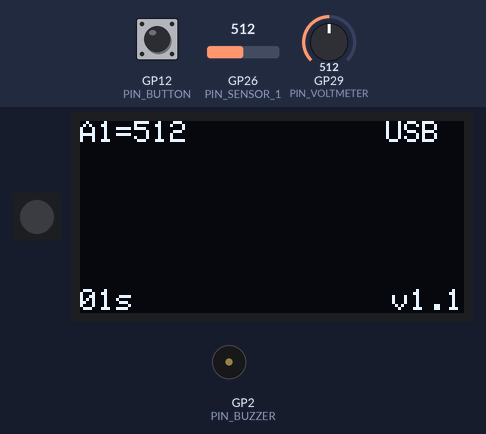
Recording of a sketch running on a simulated Raspberry Pi Pico. Shown: 1 RGB LEDs in strip order, left to right, 128×64 one-colour display, buzzer (waves = sounding). Inputs (shaded band) come from the test bench; at power-on: GP26 (PIN_SENSOR_1) = 512, GP29 (PIN_VOLTMETER) = 512, GP12 (PIN_BUTTON) HIGH. Dim RGB values are drawn brighter than linear; what the sketch prints to the serial monitor is not drawn.

Above: at 1.2 s.
1.3 s: GP26 (PIN_SENSOR_1) set to 477
At 1.95 s:
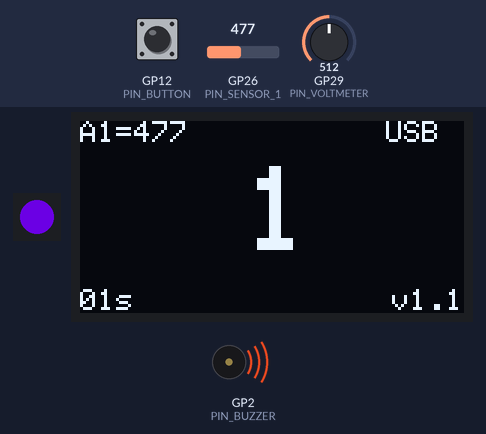
3.2 s: GP29 (PIN_VOLTMETER) set to 733
6.2 s: GP29 (PIN_VOLTMETER) set to 763
At 6.95 s:
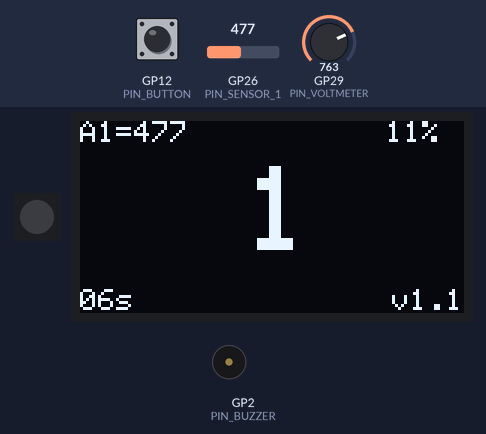
8.6 s: GP26 (PIN_SENSOR_1) set to 306
At 9.5 s:
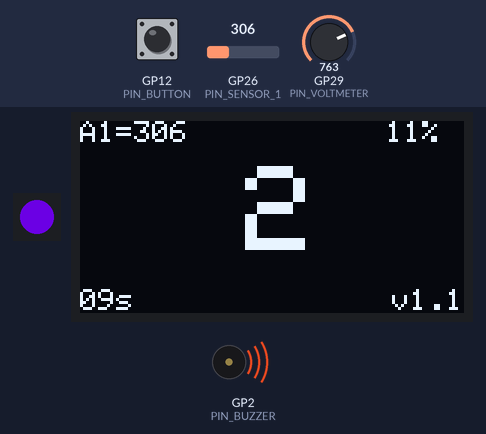
10.6 s: GP12 (PIN_BUTTON) pulled LOW for 1 s
At 11.18 s:
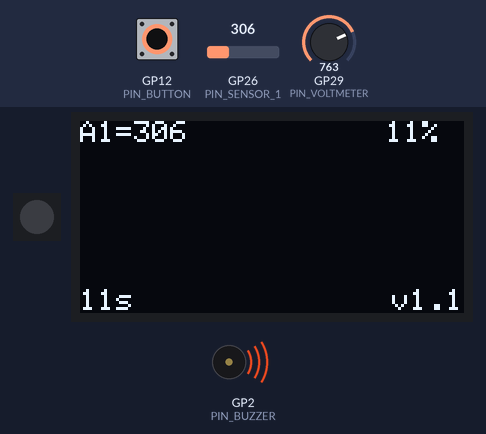
13.1 s: GP12 (PIN_BUTTON) pulled LOW for 1 s
At 15.3 s:
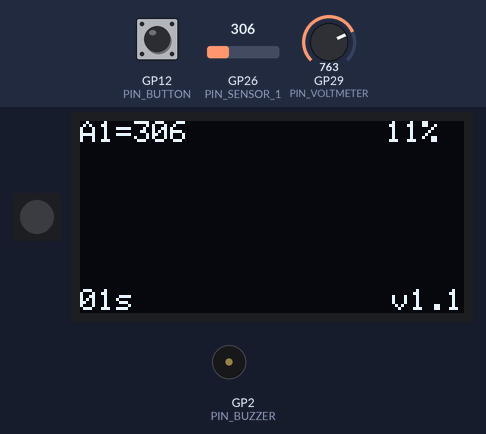
Timing chart, 0 to 16.6 s (numbered marks = the images above; inputs shaded):
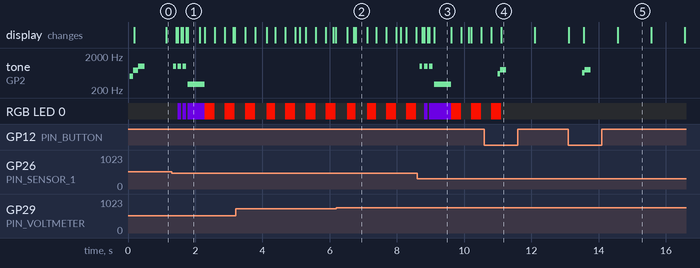

Measured:
- the behaviour switches between 491 and 490 on GP26 (PIN_SENSOR_1) (found by bisection; images 0 and 1)
- the behaviour switches between 744 and 745 on GP29 (PIN_VOLTMETER) (found by bisection; images 1 and 2)
- after the input at 1.3 s, tone on GP2 (PIN_BUZZER): plays 1000 Hz for 0.09 s, 1000 Hz for 0.10 s, 1000 Hz for 0.10 s, 300 Hz for 0.50 s, starting after 0.05 s; the display: changes after 0.13 s (image 1)
- after the input at 6.2 s, the display: first changes after 0.32 s (image 2 shows a later state)
- after the input at 8.6 s, tone on GP2 (PIN_BUZZER): plays 1000 Hz for 0.08 s, 1000 Hz for 0.10 s, 1000 Hz for 0.10 s, 300 Hz for 0.50 s, starting after 0.08 s
- after the input at 10.6 s, tone on GP2 (PIN_BUZZER): silent → 600 Hz after 0.40 s, → 800 Hz 0.08 s later, → silent 0.18 s later
- after the input at 13.1 s, tone on GP2 (PIN_BUZZER): silent → 640 Hz after 0.41 s, → 800 Hz 0.08 s later, → silent 0.18 s later

The sketch:

main_v3.ino
```cpp
#define FIRMWARE_VERSION "v1.1" //Valkor 2026-3-10

#define PIN_BUTTON 12
#define PIN_OLED_SDA 8
#define PIN_OLED_SCL 9
#define PIN_SENSOR_1 26
//#define PIN_SENSOR_2 27 //not used yet
#define PIN_VOLTMETER 29
#define PIN_BUZZER 2
#define RESET_BUTTON_HOLD_MS 400
#define AUTOSAVE_INTERVAL_MS 5000 // testing, normally 10min

#include <atomic>
#include <EEPROM.h>
#include "button.hpp"
#include "oled.hpp"
#include "nitsmeter.hpp"
#include "buzzer.hpp"
#include "voltmeter.hpp"
#include <pico/multicore.h>

// ---------------- shared data ----------------
struct saved_data_t {
    uint8_t flicker_count;
    uint16_t time_5min_units; // 1 unit = 5 minutes
};

std::atomic<uint16_t> flicker_count(0);
std::atomic<uint32_t> stopwatch_seconds(0);
std::atomic<uint16_t> adc_value(0);
std::atomic<uint8_t> hours_atomic(0);
std::atomic<uint8_t> minutes_atomic(0);
std::atomic<uint8_t> seconds_atomic(0);
std::atomic<bool> usb_disconnected(false);
std::atomic<bool> update_flicker(false);
std::atomic<bool> core1_pause_request(false);
std::atomic<bool> core1_paused(false);
std::atomic<bool> save_requested(false);

saved_data_t saved_data;
uint32_t last_save_ms = 0;
uint32_t last_stopwatch_ms = 0;

// ---------------- core1 loop ----------------
Button button(PIN_BUTTON, RESET_BUTTON_HOLD_MS);
NitsMeter sensor1(PIN_SENSOR_1);
Buzzer buzzer(PIN_BUZZER);
Voltmeter voltmeter(PIN_VOLTMETER);

void core1_loop() {
    unsigned long last_stopwatch_ms_local = millis(); // local reference
    while(true) {
        // check for pause request
        if (core1_pause_request.load()) {
            Serial.println("p1");
            core1_paused.store(true);
            while(core1_pause_request.load()) delay(1);
            delay(9);
            core1_paused.store(false);
            Serial.println("p2");
        }

        // 1 kHz sensor read
        sensor1.operate();
        adc_value.store(sensor1.get_adc());

        // flicker detection
        if (sensor1.get_flicker() > 0) {
            flicker_count.fetch_add(1);
            update_flicker.store(true);
            buzzer.effect_flicker();
        }

        // button
        if (button.operate() == BUTTON_HOLD) {
            if (flicker_count.load() == 0) {
                stopwatch_seconds.store(0);
                last_stopwatch_ms_local = millis(); // reset timer reference
                buzzer.effect_reset2();
            } else {
                flicker_count.store(0);
                update_flicker.store(true);
                buzzer.effect_reset();
            }
            save_requested.store(true);// request save on core0
        }

        buzzer.operate(flicker_count.load() > 0);
        voltmeter.operate();

        // ---------- stopwatch update ----------
        unsigned long now = millis();
        if (now - last_stopwatch_ms_local >= 1000) {
            last_stopwatch_ms_local += 1000;
            stopwatch_seconds.fetch_add(1);
        }

    }
}

// ---------------- core0 OLED + EEPROM ----------------
Display oled(PIN_OLED_SDA, PIN_OLED_SCL);

void setup() {
    Serial.begin(9600);
    //EEPROM.begin(sizeof(saved_data_t));
    //EEPROM.get(0, saved_data);

    flicker_count.store(saved_data.flicker_count);
    stopwatch_seconds.store(saved_data.time_5min_units * 300); // 5 min units -> seconds


    oled.begin();
    buzzer.effect_turnon();
    if (flicker_count.load()) oled.set_flicker(flicker_count.load());

    multicore_launch_core1(core1_loop);
}

void safe_eeprom_commit() {
    Serial.print("s1");
    if (flicker_count.load() <= 127){
        saved_data.flicker_count = flicker_count.load();
    }else{
        saved_data.flicker_count = 127;
    }
    saved_data.time_5min_units = stopwatch_seconds.load() / 300; // 1 unit = 5 min

    core1_pause_request.store(true);
    while (!core1_paused.load()) delay(1);
    delay(9);
    //EEPROM.put(0, saved_data);
    //EEPROM.commit();
    delay(20);
    core1_pause_request.store(false);
    save_requested.store(false);

    last_save_ms = millis();
    Serial.println("s2");
}

// ---------------- loop ----------------
void loop() {
    uint32_t now = millis();
    oled.operate();

    // copy atomic values
    uint32_t t_seconds = stopwatch_seconds.load();
    uint16_t adc = adc_value.load();
    uint8_t sec = t_seconds % 60;
    uint8_t min = (t_seconds / 60) % 60;
    uint16_t hrs = t_seconds / 3600;

    hours_atomic.store(hrs);
    minutes_atomic.store(min);
    seconds_atomic.store(sec);

    // update OLED
    oled.set_adc_value(adc);
    oled.set_hours(hrs);
    oled.set_minutes(min);
    oled.set_seconds(sec);
    oled.set_USB(voltmeter.get_status() == BATTERY_DISCONNECTED);
    oled.set_battery(voltmeter.get_string(PERCENTAGE));
    if (update_flicker.load()) {
        oled.set_flicker(flicker_count.load());
        update_flicker.store(false);
    }

    // autosave
    if (now - last_save_ms > AUTOSAVE_INTERVAL_MS or save_requested.load()) {
        safe_eeprom_commit();
    }

}//loop0
```

button.hpp
```cpp
// valkor 2026-1-24
//only registers clicks and holds (holds do not require button release)
//TODO do we really need a library for this?  its just input_pulldowns no??
#pragma once
#include <Pushbutton.h>

enum BUTTON_STATE : uint8_t {
	BUTTON_IDLE,
	BUTTON_HOLD,
	BUTTON_CLICK
};

class Button {
private:
	Pushbutton button;
	unsigned long press_start_ms = 0;
	unsigned long hold_time_ms;
	bool hold_fired = false;

public:
	// hold_time_ms = threshold in milliseconds
	Button(uint8_t pin, unsigned long hold_time_ms)
		: button(pin), hold_time_ms(hold_time_ms) {}

BUTTON_STATE operate() {
	unsigned long now = millis();

	// button pressed
	if (button.isPressed()) {
		if (press_start_ms == 0) {
			press_start_ms = now;
			hold_fired = false;
		}

		if (!hold_fired && (now - press_start_ms >= hold_time_ms)) {
			hold_fired = true;
			return BUTTON_HOLD;
		}

		return BUTTON_IDLE;
	}

	// button not pressed -> reset press tracking
	if (press_start_ms != 0) {
		unsigned long held_ms = now - press_start_ms;
		press_start_ms = 0;

		if (!hold_fired && held_ms < hold_time_ms) {
			return BUTTON_CLICK;
		}
	}

	return BUTTON_IDLE;
}

};//Button
```

buzzer.hpp
```cpp
#include <Arduino.h>

#include <Adafruit_NeoPixel.h>
static Adafruit_NeoPixel status_led(1, 25, NEO_GRB + NEO_KHZ800);

class Buzzer {
public:
	explicit Buzzer(uint8_t buzzer_pin)
	: buzzer_pin(buzzer_pin){
		pinMode(buzzer_pin, OUTPUT);
		//pinMode(LED_BUILTIN, OUTPUT);

		status_led.begin();
		//status_led.setBrightness(255);
		status_led.clear();
		status_led.show();

		buzzer_off();
	}

	// effect triggers
	void effect_reset()   { start_sequence(seq_reset); }
	void effect_reset2()   { start_sequence(seq_reset2); }
	void effect_flicker() { start_sequence(seq_flicker); }
	void effect_turnoff() { start_sequence(seq_turnoff); }
	void effect_turnon()  { start_sequence(seq_turnon); }
	void effect_beep()  { start_sequence(seq_beep); }

	void operate(bool idle_blink = false) {
		if (active) {
			run_effect();
			return;
		}

		if (idle_blink) {
			run_idle_blink();
		} else {
			//digitalWrite(LED_BUILTIN, LOW);
		}
	}

private:
	struct step {
		bool led_enable;
		bool sound_enable;
		uint16_t duration_ms;
		uint16_t frequency_hz;
	};

	// effect data (top-level)
	static constexpr step seq_reset[] = {
		{ false, true,  80, 600 },
		{ false, true,  160, 800 },
	};
	static constexpr step seq_reset2[] = {
		{ false, true,  80, 640 },
		{ false, true,  160, 800 },
	};

	static constexpr step seq_flicker[] = {
		{ true,  true,  80, 1000 },
		{ false, false, 40,  0    },
		{ true,  true,  80, 1000 },
		{ false, false, 40,  0    },
		{ true,  true,  80, 1000 },
		{ false, false, 40,  0    },
		{ true,  true,  500, 300  },
	};

	static constexpr step seq_turnoff[] = {
		{ true, true, 700,  350 },
		{ true, true, 800,  150 },
		{ true, true, 1000, 50  },
	};

	static constexpr step seq_turnon[] = {
		{ false, true, 100, 500 },
		{ false, true, 150, 750 },
		{ false, true, 200, 1000 },
	};

	static constexpr step seq_beep[] = {
		{ false, true, 100, 850 },
	};


	uint8_t buzzer_pin;
	const step* current = nullptr;
	size_t step_count = 0;
	size_t step_index = 0;
	bool active = false;
	unsigned long step_start_ms = 0;

	bool idle_led_state = false;
	unsigned long idle_led_ms = 0;
	static constexpr uint16_t idle_blink_period_ms = 300;


	template <size_t N>
	void start_sequence(const step (&seq)[N]) {
		current = seq;
		step_count = N;
		step_index = 0;
		active = true;
		step_start_ms = millis();
		apply_step();
	}

	void run_effect() {
		unsigned long now = millis();
		if (now - step_start_ms < current[step_index].duration_ms) return;

		step_index++;
		if (step_index >= step_count) {
			buzzer_off();
			active = false;
			return;
		}

		step_start_ms = now;
		apply_step();
	}

	void apply_step() {
		if (current[step_index].sound_enable) {
			tone(buzzer_pin, current[step_index].frequency_hz);
		} else {
			noTone(buzzer_pin);
		}

		//digitalWrite(
		//	LED_BUILTIN,
		//	current[step_index].led_enable ? HIGH : LOW
		//);
		if (current[step_index].led_enable) {
			status_led.setPixelColor(0, status_led.Color(80, 0, 170));
		} else {
			status_led.setPixelColor(0, 0);
		}
		status_led.show();
	}

	void run_idle_blink() {
		unsigned long now = millis();
		if (now - idle_led_ms >= idle_blink_period_ms) {
			idle_led_ms = now;
			idle_led_state = !idle_led_state;
			//digitalWrite(LED_BUILTIN, idle_led_state ? HIGH : LOW);
			if (idle_led_state) {
				status_led.setPixelColor(0, status_led.Color(240, 15, 0));
			} else {
				status_led.setPixelColor(0, 0);
			}
			status_led.show();
		}
	}

	void buzzer_off() {
		noTone(buzzer_pin);
		//digitalWrite(LED_BUILTIN, LOW);
		status_led.setPixelColor(0, 0);
		status_led.show();
	}
};
```

nitsmeter.hpp
```cpp
class NitsMeter {
public:
	explicit NitsMeter(uint8_t pin)
		: pin(pin),
		last_flicker_time(0)
	{
		for (size_t i = 0; i < HISTORY_SIZE; i++) {
			adc_history[i] = 0;
		}
		last_read_time = 0;
		adc_sum = 0;
		flicker_start_ms = 0;
		flicker_end_ms = 0;
	}

    void operate(){
        unsigned long now = millis();
        if (now - last_read_time >= 1) { // read once per ms
            read_adc();
            check_flicker();
            last_read_time = now;
        }
    }

    uint16_t get_adc(){
        return adc_sum / HISTORY_SIZE;
    }

	uint16_t get_nits() {
		return map_lookup(get_adc());
	}

	unsigned long get_flicker() {
		if (flicker_start_ms > 0 && flicker_end_ms > 0) {
			unsigned long duration = flicker_end_ms - flicker_start_ms;
			flicker_start_ms = 0; // clear after reporting
            flicker_end_ms = 0; // clear after reporting
			return duration;
		}
		return 0;
	}

private:

  void read_adc() {
			adc_sum -= adc_history[history_index];
			adc_history[history_index] = analogRead(pin);
			adc_sum += adc_history[history_index];

			history_index = (history_index + 1) % HISTORY_SIZE;
	}

	void check_flicker() {
    uint16_t avg = adc_sum / HISTORY_SIZE;
    uint16_t current = adc_history[(history_index + HISTORY_SIZE - 1) % HISTORY_SIZE];

    unsigned long now = millis();

    // ignore detection if last flicker too recent
    if (now - last_flicker_time < 500) return;

    if (avg > current && (avg - current) > MAGNITUDE_THRESHOLD) {
        if (flicker_start_ms == 0) {
            flicker_start_ms = now;
        }
    } else {
        if (flicker_start_ms != 0 && flicker_end_ms == 0) {
            flicker_end_ms = now;
            last_flicker_time = flicker_end_ms; // mark end for rate limiting
        }
    }
	}


  uint16_t map_lookup(uint16_t in_val) const {
		if (in_val <= map_table[0].in_val) {
			return map_table[0].out_val;
		}
		if (in_val >= map_table[map_table_size - 1].in_val) {
			return map_table[map_table_size - 1].out_val;
		}
		for (size_t i = 0; i < map_table_size - 1; i++) {
			const auto &p1 = map_table[i];
			const auto &p2 = map_table[i + 1];
			if (in_val >= p1.in_val && in_val <= p2.in_val) {
				float ratio = float(in_val - p1.in_val) / float(p2.in_val - p1.in_val);
				return p1.out_val + ratio * (p2.out_val - p1.out_val);
			}
		}
		return 0;
	}

private:
	struct map_point_t {
		uint16_t in_val;
		uint16_t out_val;
	};

	static constexpr map_point_t map_table[] = {
		{20, 0},
		{136, 32},
		{152, 37},
		{174, 47},
		{191, 53},
		{211, 62},
		{262, 85},
		{289, 100},
		{319, 120},
		{354, 144},
		{401, 181},
		{433, 218},
		{453, 234},
		{493, 284},
		{562, 388},
		{623, 517},
		{682, 701},
		{1023, 1500}
	};

	static constexpr size_t map_table_size = sizeof(map_table) / sizeof(map_table[0]);
	static constexpr size_t HISTORY_SIZE = 50;
	static constexpr uint16_t MAGNITUDE_THRESHOLD = 20;

	unsigned long last_flicker_time;

	uint8_t pin;
	uint16_t adc_history[HISTORY_SIZE];
	size_t history_index = 0;
	uint32_t adc_sum;
	unsigned long last_read_time;

	unsigned long flicker_start_ms;
	unsigned long flicker_end_ms;
};
```

oled.hpp
```cpp
#pragma once
#include <Arduino.h>
#include <Wire.h>
#include <Adafruit_SSD1306.h>

class Display {
public:
    Display(uint8_t sda_pin, uint8_t scl_pin)
      : oled(128, 64, &Wire, -1),
        sda_pin(sda_pin),
        scl_pin(scl_pin),
        adc_value(0),
        adc_channel(1),
        flicker_count(0),
        seconds(0),
        minutes(0),
        hours(0),
        USB(false)
    {}

    bool begin(uint8_t i2c_addr = 0x3C) {
        Wire.setSDA(sda_pin);
        Wire.setSCL(scl_pin);
        Wire.begin();

        Wire.beginTransmission(i2c_addr);
        if (Wire.endTransmission() != 0) {
            Serial.println("oled not detected");
            return false;
        }

        oled.begin(SSD1306_SWITCHCAPVCC, i2c_addr);
        oled.clearDisplay();
        oled.setTextSize(1);
        oled.setTextColor(SSD1306_WHITE);
        oled.setCursor(0, 0);
        oled.display();

        last_frame_ms = millis();
        return true;
    }

    // ---------------- setters ----------------
    void set_adc_value(uint16_t value) { adc_value = value; }
    void set_adc_channel(uint16_t channel) { adc_channel = channel; }
    void set_flicker(uint16_t count) { flicker_count = count; }
    void set_seconds(uint8_t sec) { seconds = sec; }
    void set_minutes(uint8_t min) { minutes = min; }
    void set_hours(uint16_t h) { hours = h; }
    void set_USB(bool usb) { USB = usb; }
    void set_battery(const char* text) {
        strncpy(battery, text, sizeof(battery)-1);
        battery[sizeof(battery)-1] = '\0';
    }

    // call constantly from loop()
    void operate() {
        uint32_t now = millis();
        if (now - last_frame_ms < frame_interval_ms) return;
        last_frame_ms = now;

        oled.clearDisplay();

        // battery
        oled.setTextSize(1);
        oled.setCursor(102, 0);
        oled.print(battery);

        // ADC
        oled.setCursor(0, 0);
        oled.print("A");
        oled.print(adc_channel);
        oled.print("=");
        oled.print(adc_value);

        // stopwatch
        oled.setCursor(0, 56);
        if (hours > 0) {
            if (hours <= 9) oled.print("0");
            oled.print(hours);
            oled.print("h");
        }
        if (minutes > 0 || hours > 0) {
            if (minutes <= 9) oled.print("0");
            oled.print(minutes);
            oled.print("m");
        }
        if (seconds <= 9) oled.print("0");
        oled.print(seconds);
        oled.print("s");

        // USB indicator
        // if (USB) {
        oled.setCursor(104, 56);
        oled.print(FIRMWARE_VERSION);
        // }

        // flicker
        if (flicker_count > 0) {
            if (flicker_count <= 9) {
                oled.setTextSize(4); oled.setCursor(55, 15);
            } else if (flicker_count <= 99) {
                oled.setTextSize(4); oled.setCursor(42, 18);
            } else if (flicker_count <= 999) {
                oled.setTextSize(3); oled.setCursor(39, 20);
            } else {
                oled.setTextSize(3); oled.setCursor(31, 20);
            }
            oled.print(flicker_count);
        }

        oled.display();
    }

private:
    Adafruit_SSD1306 oled;
    uint8_t sda_pin, scl_pin;

    uint16_t adc_value;
    uint16_t adc_channel;
    uint16_t flicker_count;
    uint8_t seconds;
    uint8_t minutes;
    uint16_t hours;
    bool USB;
    char battery[8];

    uint32_t last_frame_ms;
    static constexpr uint32_t frame_interval_ms = 50; // 20 Hz
};
```

Source omitted: voltmeter.hpp (3550 bytes)
